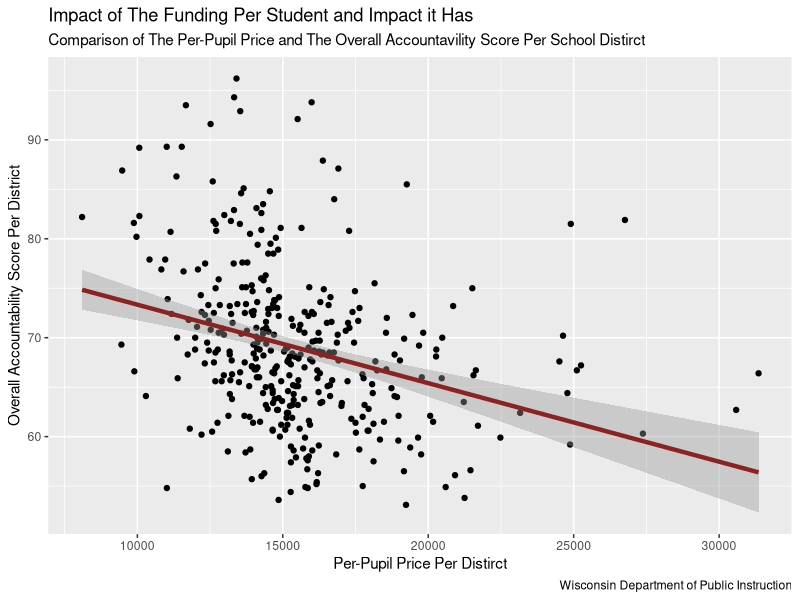

Source code (R):
## ---- chunk 1
library(tidyverse)
library(dplyr)
## ---- chunk 2
library(readxl)
X2023_2024_district_report_card <- read_excel("2023-2024_district_report_card.xlsx")
head(X2023_2024_district_report_card)
## ---- chunk 3
library(readxl)
cmpcst24_1_ <- read_excel("cmpcst24 (1).xlsx")
head(cmpcst24_1_)
## ---- chunk 4
report_card <- X2023_2024_district_report_card 

report_card <- report_card |>
  select("District Name", "Overall Accountability Score", "Overall Accountability Rating",
         "Grade Band for Comparison", "District Enrollment") 

report_card
## ---- chunk 5
tcec_per_district <- cmpcst24_1_

tcec_per_district <- tcec_per_district |>
  select("...5", "...6")

tcec_per_district
## ---- chunk 6
tcec_per_district <- tcec_per_district |>
  rename(
    `District Name` = `...5`,
    `TCEC` = `...6`) 

tcec_per_district
## ---- chunk 7
tcec_per_district <- tcec_per_district |>
  filter(
  `District Name` != " ", `District Name`!= "NAME", `District Name` != "18310.044339754681", 
  `District Name` != "Statewide Total")
  
tcec_per_district
## ---- chunk 8
school_district <- tcec_per_district |>
  inner_join(report_card)

school_district
## ---- chunk 9
school_district <- school_district |>
  mutate(
    "TCEC" = as.numeric(`TCEC`),
    "Overall Accountability Score" = as.numeric(`Overall Accountability Score`))
## ---- chunk 10
school_district <- school_district |>
    mutate(
      "Per-Pupil Price" = `TCEC` / `District Enrollment`
      )
    
school_district
## ---- chunk 11
school_district_graph <- school_district |>
  ggplot(aes(x = `Per-Pupil Price`,
             y = `Overall Accountability Score`)) + 
  geom_point() +
  labs(
    title = "Impact of The Funding Per Student and Impact it Has",
    subtitle = "Comparison of The Per-Pupil Price and The Overall Accountavility Score Per School Distirct",
    x = "Per-Pupil Price Per Distirct",
    y = "Overall Accountability Score Per District",
    caption = "Wisconsin Department of Public Instruction"
  )
## ---- chunk 12
mean_tcec_by_category <- school_district |>
  group_by(`Overall Accountability Rating`) |>
  summarize(
    `Mean of Per-Pupil TCEC` = mean(`Per-Pupil Price`, na.rm = TRUE),
    `Number` = n()) |>
  knitr::kable(digits = 2)
## ---- chunk 13
reg_school_district_graph <- school_district_graph +
  geom_smooth(method = "lm", color = "brown4", size = 1.5)

reg_school_district_graph
## ---- chunk 14
tcec_reg <- lm(`Overall Accountability Score` ~ `Per-Pupil Price`, data = school_district)

tcec_reg |> summary()
